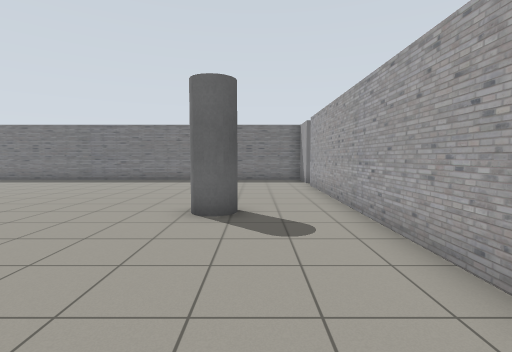
[1] (above)

24 first-person views from a walk through a world built for the Gazebo simulator. The camera is 1.2 m above the floor, tilts 4° down and sees 85° across. The floor is counted in squares, 1 m on a side. Each view is taken from the middle of a square. On the plan, view 1 faces up. The plan holds only what a view shows up to about 12 squares ahead; the rest is blank. The place goes on beyond the plan.

[2]
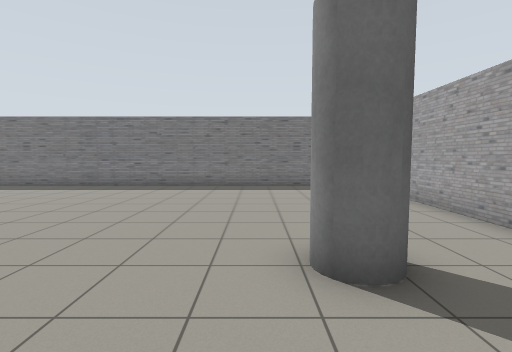

[3]
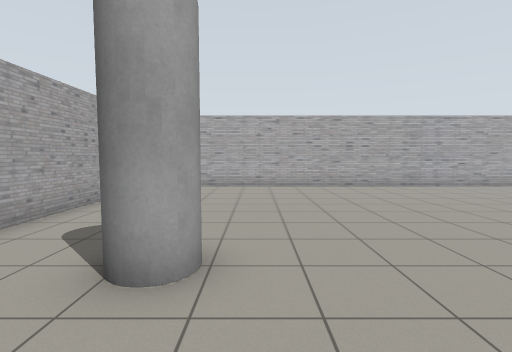

[4]
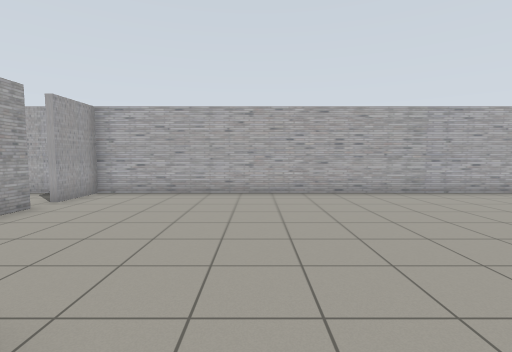

[5]
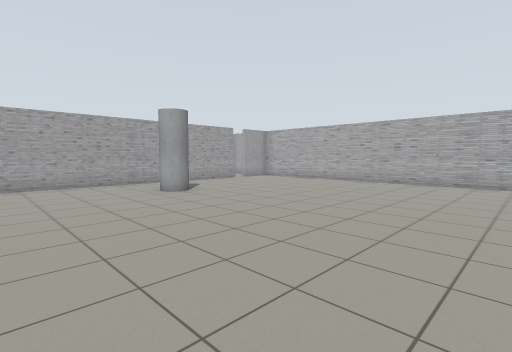

[6]
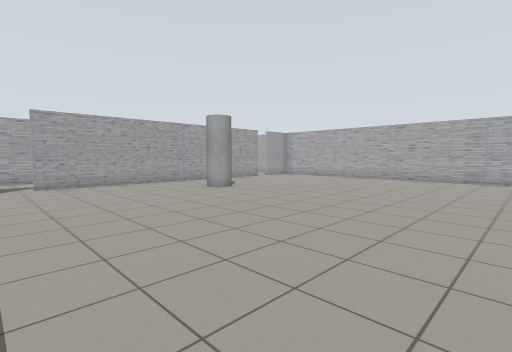

[7]
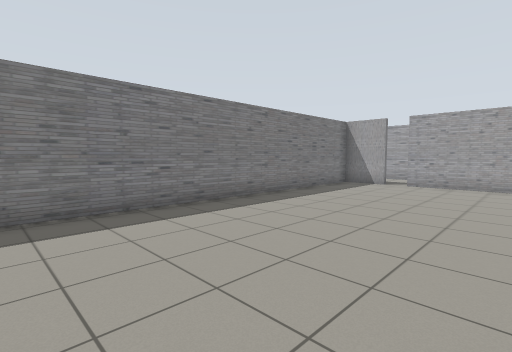

[8]
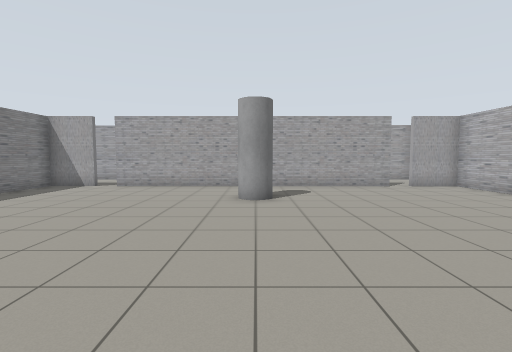

[9]
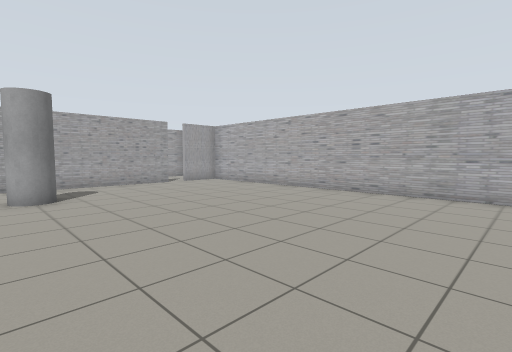

[10]
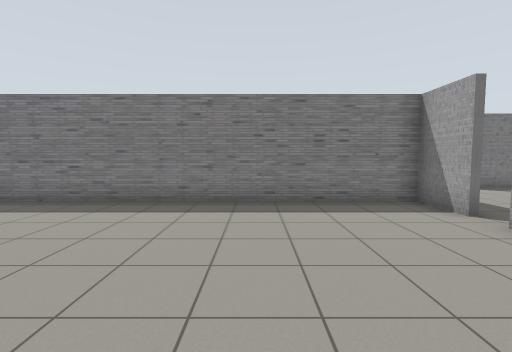

[11]
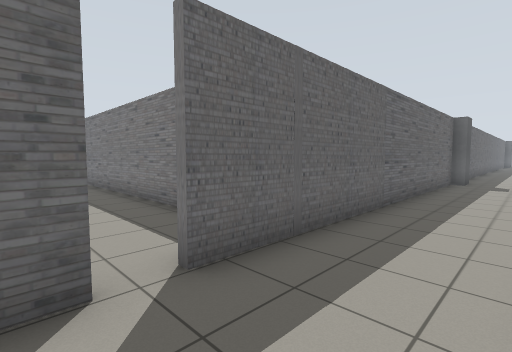

[12]
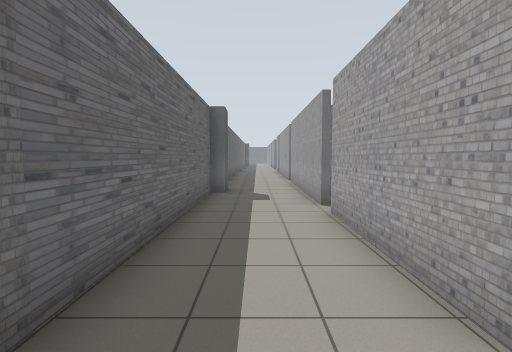

[13]
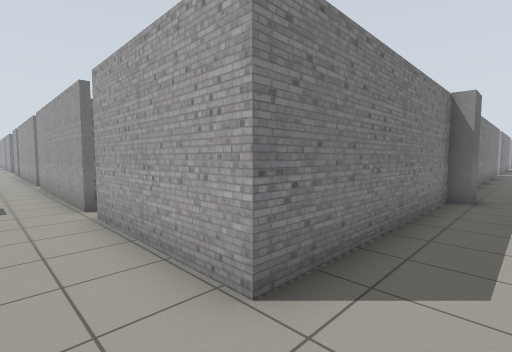

[14]
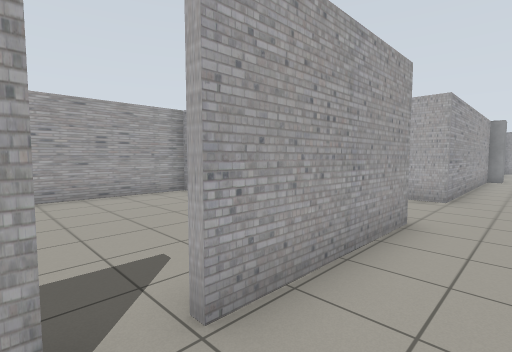

[15]
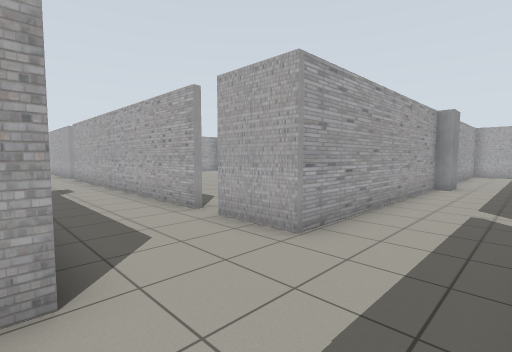

[16]
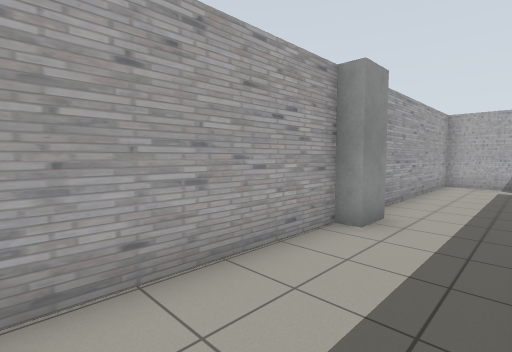

[17]
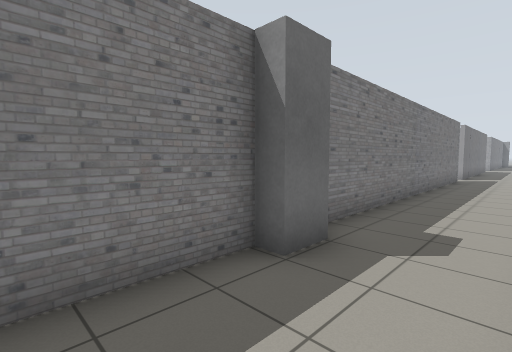

[18]
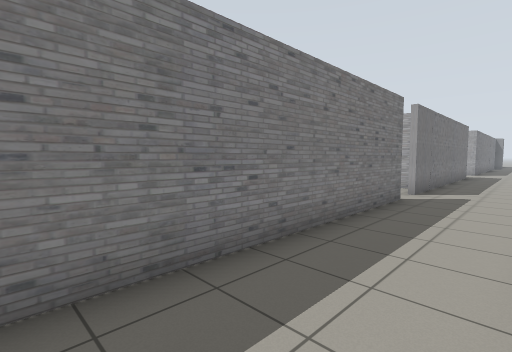

[19]
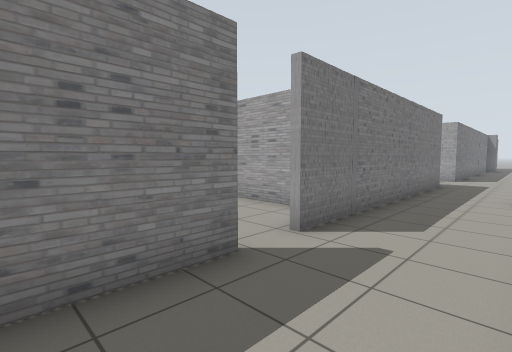

[20]
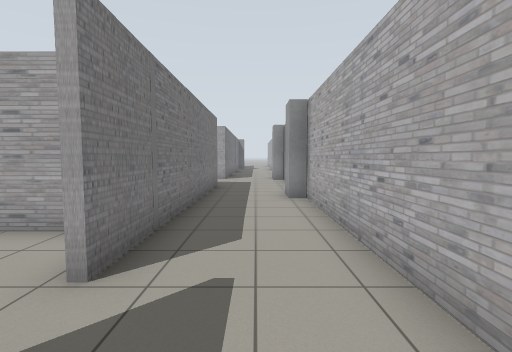

[21]
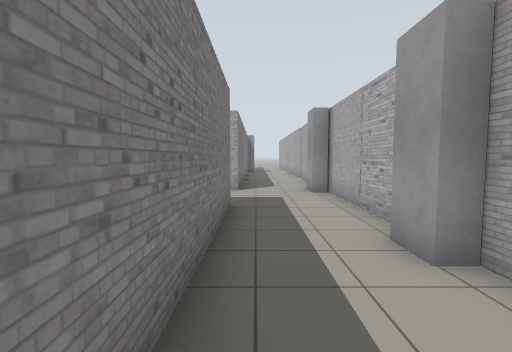

[22]
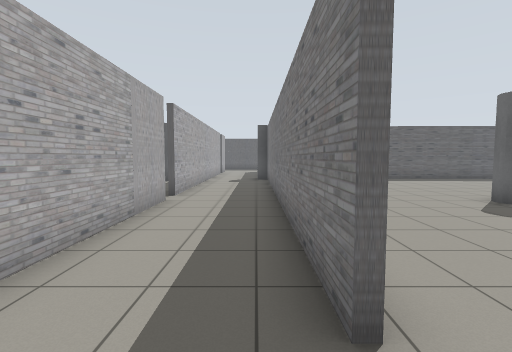

[23]
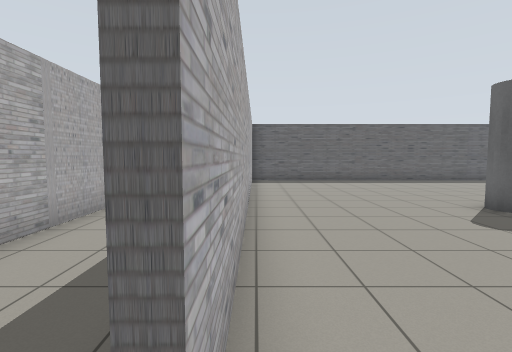

[24]
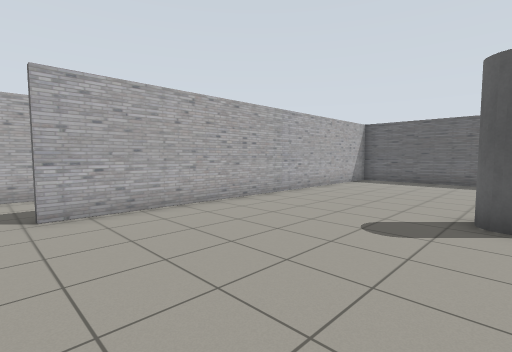

### Floor plan
Points are (right, up) in squares from view 1. A wall is a line through its corners. A room is listed if a view was taken in it or the views show most of it. See-through windows are left out.
Room 1 (views 1, 2, 3, 4, 5, 6, 7, 8, 9, 10)
walls: (2.2, 0.6) (2.3, 11.7); (1.5, 14.3) (-10.5, 14.3); (-10.5, -2.1) (2.4, -2.1)
ways out: opening at (1, 12.5) to room 2; opening at (2, -0.5) to room 2
objects: grey cylinder (-1, 6); grey box (2, -1)
Room 2 (views 11, 12, 13, 14, 15, 16, 17, 18, 19, 20, 21, 22, 23, 24)
walls: (16, 17.8) (26.4, 17.8); (22.1, 14.5) (33.1, 14.5); (12.7, 17.6) (5.6, 17.6) (5.6, 22); (26.4, 17.6) (14.4, 17.6); (13, 22.5) (13, 20.9); (8.4, 14.5) (19.5, 14.5); (35, 14.5) (39.2, 14.5); (5.5, 6.4) (5.6, 14.5); (2.5, 11.7) (2.4, 10.9); (36.5, 17.6) (29.4, 17.6) (29.4, 21.2); (2.5, 24.6) (2.5, 14.3); (2.4, -2.1) (5.4, -2.1) (5.5, 3.7)
ways out: opening at (1, 12.5) to room 1; opening at (2, -0.5) to room 1; opening at (7.5, 14); opening at (20.5, 14); gap at (6, 22)
objects: grey box (2, 13) to (2, 14); grey box (5, 6); grey box (6, 23) to (6, 24); grey box (13, 17); grey cylinder (21, 24); grey box (28, 18) to (29, 18); grey box (33, 15) to (34, 15); other object (37, 18) to (37, 20)

Positions as (right, up) in squares from view 1, and headings:
1: (0, 0), facing up
2: (-2, 3), facing up
3: (-2, 9), facing down
4: (-3, 7), facing down
5: (-10, 11), facing down-right
6: (-10, 13), facing down-right
7: (-10, 8), facing up-right
8: (-9, 6), facing right
9: (-10, 7), facing down-right
10: (-2, 7), facing up
11: (5, 11), facing up-left
12: (4, 16), facing up
13: (4, 16), facing up-right
14: (4, 23), facing down-right
15: (3, 18), facing down-right
16: (3, 11), facing down-right
17: (10, 15), facing up-right
18: (18, 15), facing up-right
19: (24, 15), facing up-right
20: (25, 16), facing right
21: (30, 17), facing right
22: (28, 17), facing left
23: (27, 18), facing left
24: (27, 24), facing down-left
